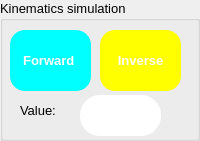
   <widget class="QGroupBox" name="groupBox_3">
    <property name="geometry">
     <rect>
      <x>10</x>
      <y>550</y>
      <width>200</width>
      <height>141</height>
     </rect>
    </property>
    <property name="font">
     <font>
      <pointsize>10</pointsize>
      <underline>false</underline>
     </font>
    </property>
    <property name="styleSheet">
     <string notr="true">QGroupBox{border:2px solid gray;border-radius:5px;margin-top: 1ex;color: ;background-color: transparent;} QGroupBox::title{subcontrol-origin: margin;subcontrol-position:top left;padding:0 3px;}
color: rgb(0, 0, 0);
font: 12pt &quot;Segoe UI&quot;;
</string>
    </property>
    <property name="title">
     <string>Kinematics simulation</string>
    </property>
    <property name="flat">
     <bool>true</bool>
    </property>
    <property name="checkable">
     <bool>false</bool>
    </property>
    <widget class="QPushButton" name="but_forward">
     <property name="geometry">
      <rect>
       <x>10</x>
       <y>30</y>
       <width>81</width>
       <height>61</height>
      </rect>
     </property>
     <property name="font">
      <font>
       <pointsize>10</pointsize>
       <weight>75</weight>
       <bold>true</bold>
      </font>
     </property>
     <property name="styleSheet">
      <string notr="true">background-color: rgb(0, 255, 255);
color: rgb(255, 255, 255);
border-radius:15px;
</string>
     </property>
     <property name="text">
      <string>Forward </string>
     </property>
    </widget>
    <widget class="QPushButton" name="but_inverse">
     <property name="geometry">
      <rect>
       <x>100</x>
       <y>30</y>
       <width>81</width>
       <height>61</height>
      </rect>
     </property>
     <property name="font">
      <font>
       <pointsize>10</pointsize>
       <weight>75</weight>
       <bold>true</bold>
      </font>
     </property>
     <property name="styleSheet">
      <string notr="true">background-color: rgb(255, 255, 0);
color: rgb(255, 255, 255);
border-radius:15px;
</string>
     </property>
     <property name="text">
      <string>Inverse</string>
     </property>
    </widget>
    <widget class="QLabel" name="choose_F_I">
     <property name="geometry">
      <rect>
       <x>70</x>
       <y>90</y>
       <width>41</width>
       <height>41</height>
      </rect>
     </property>
     <property name="text">
      <string/>
     </property>
    </widget>
    <widget class="QLineEdit" name="textEdit">
     <property name="geometry">
      <rect>
       <x>80</x>
       <y>95</y>
       <width>81</width>
       <height>41</height>
      </rect>
     </property>
     <property name="styleSheet">
      <string notr="true">border-radius:20px;</string>
     </property>
    </widget>
    <widget class="QLabel" name="label">
     <property name="geometry">
      <rect>
       <x>20</x>
       <y>100</y>
       <width>61</width>
       <height>21</height>
      </rect>
     </property>
     <property name="font">
      <font>
       <pointsize>10</pointsize>
      </font>
     </property>
     <property name="text">
      <string>Value:</string>
     </property>
    </widget>
   </widget>
